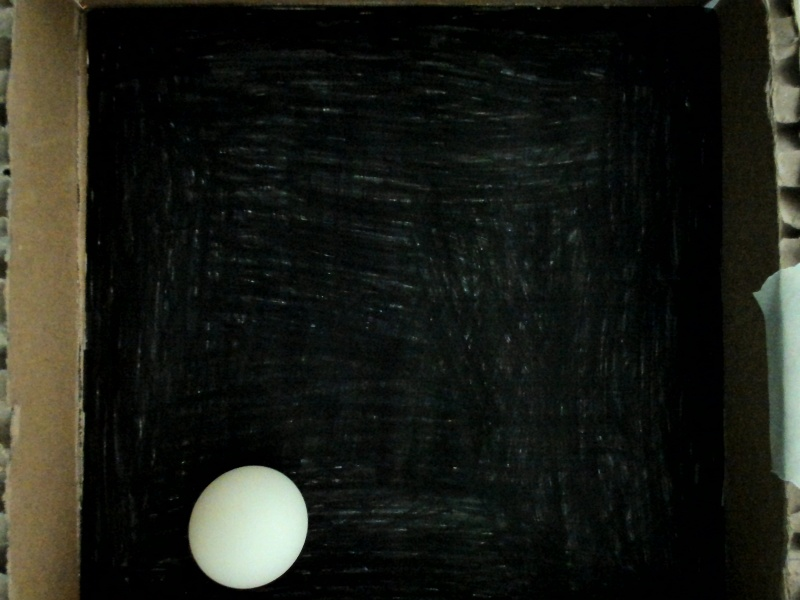
#> input picture src/ball_detection/images/ball_on_plate.jpg, 800 x 600 px, given in place of the camera
$ python ball_tracker.py
#> lines starting #> are read from the running program, lines starting #| are printed output that depends on the picture; after the words box and inside, x2 and y2 are one past the last pixel; in counts of white or black regions, pixels touching at a corner belong together
import cv2
import time
import numpy as np

class BallTracker:
    def __init__(self, camera_index=1, frame_width=800, frame_height=600):
        self.cap = cv2.VideoCapture(camera_index)
        self.cap.set(cv2.CAP_PROP_FRAME_WIDTH, frame_width)
        self.cap.set(cv2.CAP_PROP_FRAME_HEIGHT, frame_height)

        # Parameter für Ballverfolgung
        self.crop = 50
        self.bbox = 120
        self.ball = None
        self.last_detection_time = 0
        self.last_roi = None
        self.roi_reset_time = 0.5

    def get_ball_position(self):
        # Frame lesen und rotieren
        success, img = self.cap.read()
#> img is the input picture: shape (600, 800, 3); mean B, G, R 23.4, 30.1, 28.4
        if not success:
            return None
        img = cv2.rotate(img, cv2.ROTATE_180)

        # Bereiche im Bild ausblenden
        height, width = img.shape[:2]
#> height = 600; width = 800
        img[:90, :180] = [128, 128, 128]
        img[height-95:, :170] = [128, 128, 128]
        img[:100, width-150:] = [128, 128, 128]
        img[height-95:, width-165:] = [128, 128, 128]
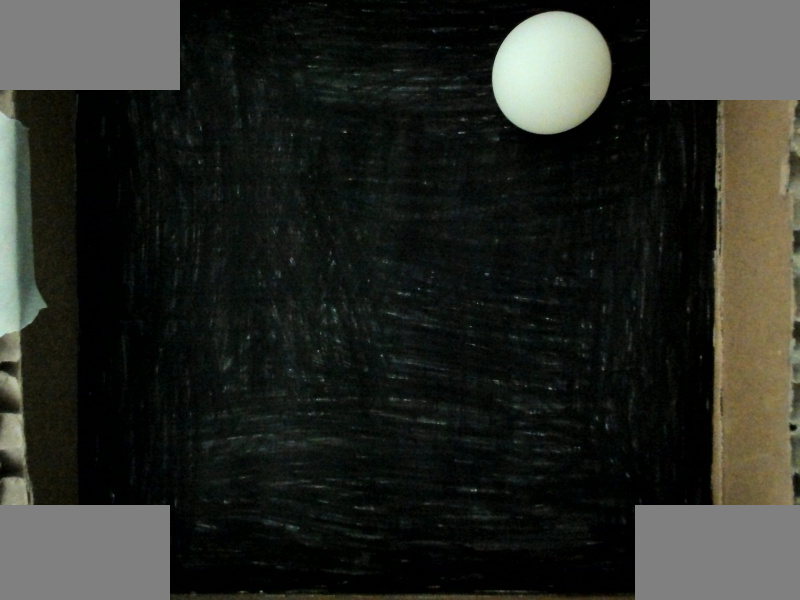
#> img: shape (600, 800, 3); mean B, G, R 37.2, 42.5, 40.5

        # Region of Interest (ROI) definieren
        crop_top, crop_left = 0, 86
        crop_bottom, crop_right = 0, 70
        img = img[crop_top:img.shape[0] - crop_bottom, crop_left:img.shape[1] - crop_right]
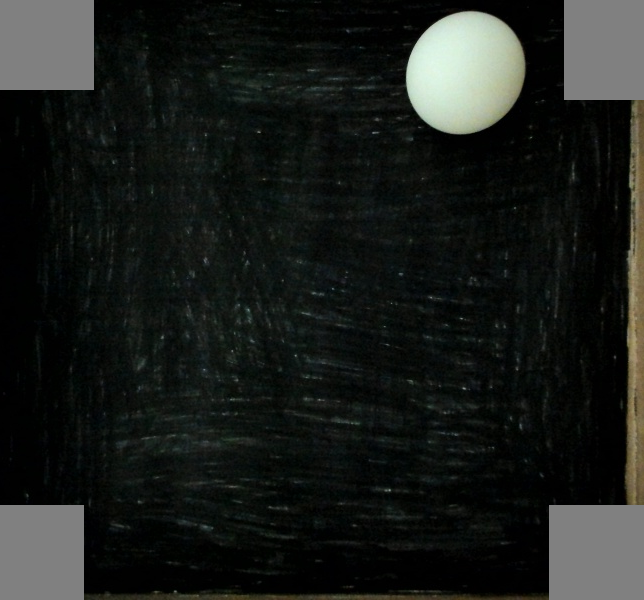
#> img: shape (600, 644, 3); mean B, G, R 27, 30, 26.8
        time_since_detection = time.time() - self.last_detection_time

        # ROI anhand der letzten Ball-Position
        if self.ball is not None:
            roi = [(max([self.ball[0] - self.bbox, 0]), max([self.ball[1] - self.bbox, 0])),
                   (self.ball[0] + self.bbox, self.ball[1] + self.bbox)]
        else:
            roi = ((self.crop, self.crop), (img.shape[1] - self.crop, img.shape[0] - self.crop)) if time_since_detection > self.roi_reset_time else self.last_roi
#> roi = ((50, 50), (594, 550))

        # Bild in Graustufen umwandeln und Kanten erkennen
        roi_img = img[roi[0][1]:roi[1][1], roi[0][0]:roi[1][0]]
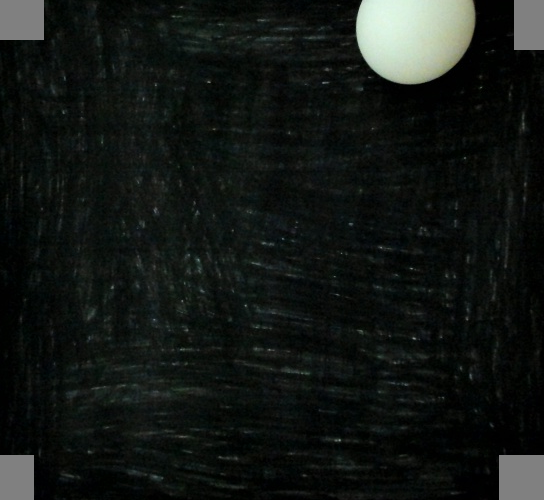
#> roi_img: shape (500, 544, 3); mean B, G, R 20.8, 23.7, 19.3
        gray = cv2.cvtColor(roi_img, cv2.COLOR_BGR2GRAY)
        gray = cv2.GaussianBlur(gray, (9, 9), 2)
        edges = cv2.Canny(gray, 100, 200)
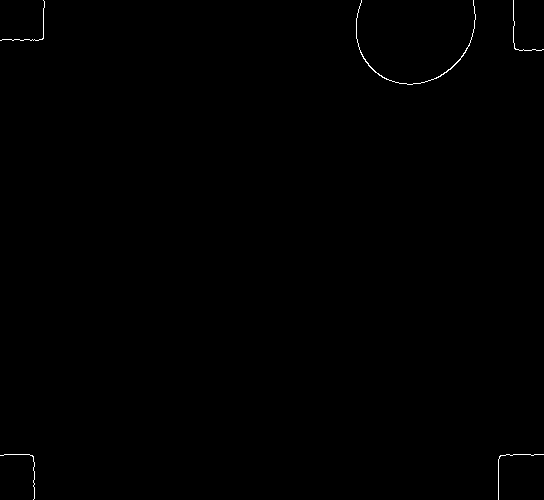
#> edges: shape (500, 544); 0.22% white in thin lines or dots
        kernel = cv2.getStructuringElement(cv2.MORPH_ELLIPSE, (5, 5))

        # Kanten erweitern
        edges = cv2.dilate(edges, kernel, iterations=1)
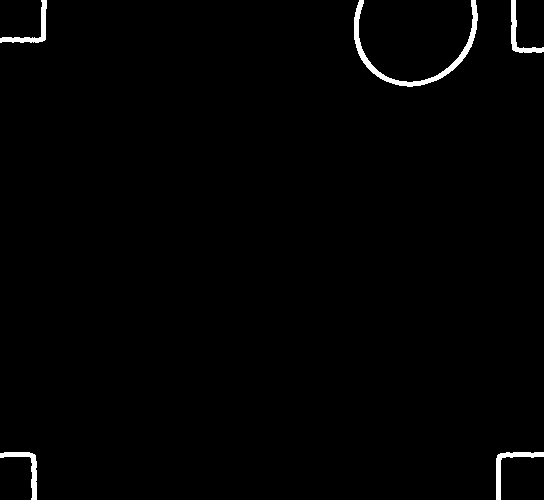
#> edges: shape (500, 544); 1.1% white; 5 white regions
        cv2.imshow("Original Edges", edges)

        # Konturen finden und Ball erkennen
        contours, _ = cv2.findContours(edges, cv2.RETR_EXTERNAL, cv2.CHAIN_APPROX_SIMPLE)
#> contours = 5 contours; box (x1, y1, x2, y2) and area: (354, 0, 478, 87) 1024, (496, 452, 544, 500) 352, (0, 0, 47, 43) 329, (0, 452, 37, 500) 321, (511, 0, 544, 53) 316
        detected_ball = None
        if contours:
            largest_contour = max(contours, key=cv2.contourArea)
#> largest_contour = contour of 200 points, box (x1, y1, x2, y2) (354, 0, 478, 87), area 1024
            area = cv2.contourArea(largest_contour)
#> area = 1024
            if len(largest_contour) >= 5 and area > 150:
                ellipse = cv2.fitEllipse(largest_contour)
#> ellipse = ((415, 22.6), (115.3, 126.6), 37.24)
                cv2.ellipse(roi_img, ellipse, (0, 255, 0), 2)
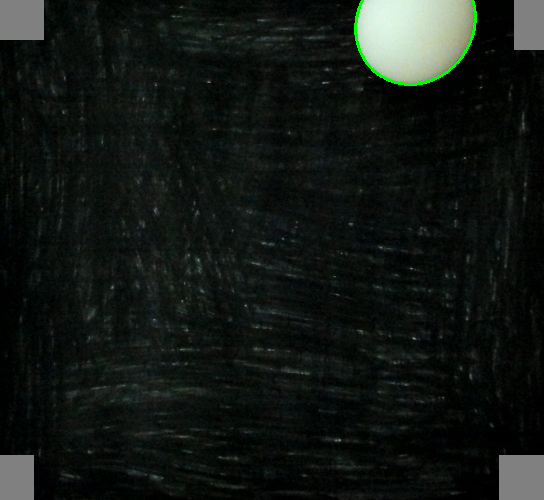
#> roi_img: shape (500, 544, 3); 0.26% of pixels changed, all inside (x1, y1, x2, y2) = (354, 0, 477, 86)
                center_x, center_y = ellipse[0]
#> center_x = 415; center_y = 22.6
                detected_ball = (int(center_x + roi[0][0]), int(center_y + roi[0][1]))
#> detected_ball = (465, 72)
                self.last_roi = roi
#> self.last_roi = ((50, 50), (594, 550))
                self.last_detection_time = time.time()

        # Ball Position zurückgeben
        if detected_ball is not None:
            self.ball = detected_ball
#> self.ball = (465, 72)
            cv2.rectangle(img, roi[0], roi[1], (0, 255, 0), 2)
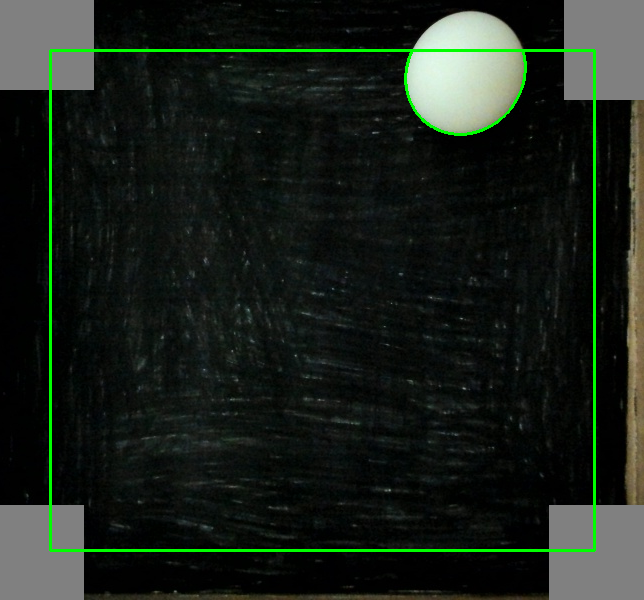
#> img: shape (600, 644, 3); 1.8% of pixels changed, all inside (x1, y1, x2, y2) = (49, 49, 596, 552)
            cv2.imshow("Detected Circle", img)
            return detected_ball
        else:
            cv2.rectangle(img, roi[0], roi[1], (0, 0, 255), 2)
            cv2.imshow("Detected Circle", img)
            self.ball = None
            return None

    def release_camera(self):
        # Kamera freigeben
        self.cap.release()

# Beispielverwendung
if __name__ == "__main__":
    tracker = BallTracker(camera_index=1)

    while True:
        ball_position = tracker.get_ball_position()
#> ball_position = (465, 72)
        print("Ball position: ", ball_position)
#| Ball position:  (465, 72)

        # Bei 'q' beenden
        if cv2.waitKey(40) & 0xFF == ord('q'):
#> (key q is pressed here)
            break

    tracker.release_camera()
    cv2.destroyAllWindows()
